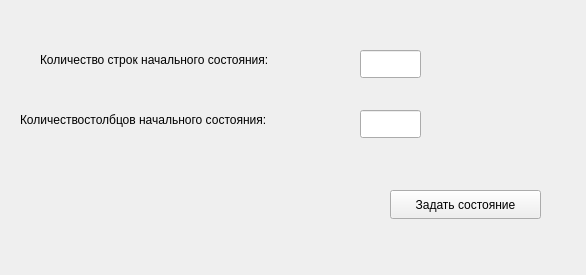
<?xml version="1.0" encoding="UTF-8"?>
<ui version="4.0">
 <class>StartStateWindowSettings</class>
 <widget class="QWidget" name="StartStateWindowSettings">
  <property name="geometry">
   <rect>
    <x>0</x>
    <y>0</y>
    <width>586</width>
    <height>275</height>
   </rect>
  </property>
  <property name="windowTitle">
   <string>Form</string>
  </property>
  <widget class="QLineEdit" name="rows_field">
   <property name="geometry">
    <rect>
     <x>360</x>
     <y>50</y>
     <width>61</width>
     <height>28</height>
    </rect>
   </property>
  </widget>
  <widget class="QLineEdit" name="columns_field">
   <property name="geometry">
    <rect>
     <x>360</x>
     <y>110</y>
     <width>61</width>
     <height>28</height>
    </rect>
   </property>
  </widget>
  <widget class="QLabel" name="label">
   <property name="geometry">
    <rect>
     <x>40</x>
     <y>50</y>
     <width>291</width>
     <height>20</height>
    </rect>
   </property>
   <property name="text">
    <string>Количество строк начального состояния:</string>
   </property>
  </widget>
  <widget class="QLabel" name="label_2">
   <property name="geometry">
    <rect>
     <x>20</x>
     <y>110</y>
     <width>331</width>
     <height>20</height>
    </rect>
   </property>
   <property name="text">
    <string>Количествостолбцов начального состояния:</string>
   </property>
  </widget>
  <widget class="QPushButton" name="create_state_but">
   <property name="geometry">
    <rect>
     <x>390</x>
     <y>190</y>
     <width>151</width>
     <height>29</height>
    </rect>
   </property>
   <property name="text">
    <string>Задать состояние</string>
   </property>
  </widget>
  <widget class="QLabel" name="warning_label">
   <property name="geometry">
    <rect>
     <x>10</x>
     <y>229</y>
     <width>551</width>
     <height>21</height>
    </rect>
   </property>
   <property name="text">
    <string/>
   </property>
  </widget>
 </widget>
 <resources/>
 <connections/>
</ui>
